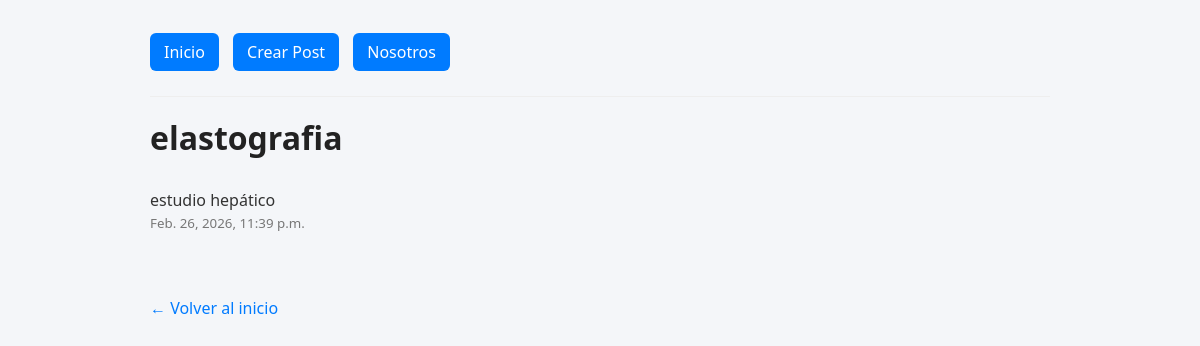
The page /post/elastografia/ on the database its author committed.
### core/models.py (models this page shows, shortened)
class Post(models.Model):
    titulo = models.CharField(max_length=200)
    slug = models.SlugField(unique=True, null=True, blank=True)
    contenido = models.TextField()
    fecha_creacion = models.DateTimeField(auto_now_add=True)

### core/views.py (the view)
# urls.py: path('post/<slug:slug>/', views.detalle_post, name='detalle_post'),
def detalle_post(request, slug):
    post = get_object_or_404(Post, slug=slug)
    return render(request, 'core/detalle_post.html', {'post': post})

### core/templates/core/detalle_post.html (shortened to what this page needs)
{% extends "core/base.html" %}
{% block content %}
    <h1>{{ post.titulo }}</h1>
    <p>{{ post.contenido }}</p>
    <small>{{ post.fecha_creacion }}</small>
    <br><br>
    <a href="/">← Volver al inicio</a>
{% endblock %}

### core/static/core/estilos.css (style rules this page uses)
* { margin: 0; padding: 0; box-sizing: border-box; }
body { font-family: 'Segoe UI', Tahoma, Geneva, Verdana, sans-serif; background-color: #f4f6f9; color: #333; line-height: 1.6; padding: 40px; }
h1 { margin-bottom: 25px; color: #222; }
a { color: #007bff; text-decoration: none; }
small { color: #777; display: block; margin-bottom: 10px; }

### rows shown on the page
Post: titulo "elastografia", contenido "estudio hepático", fecha_creacion "Feb. 26, 2026, 11:39 p.m."
